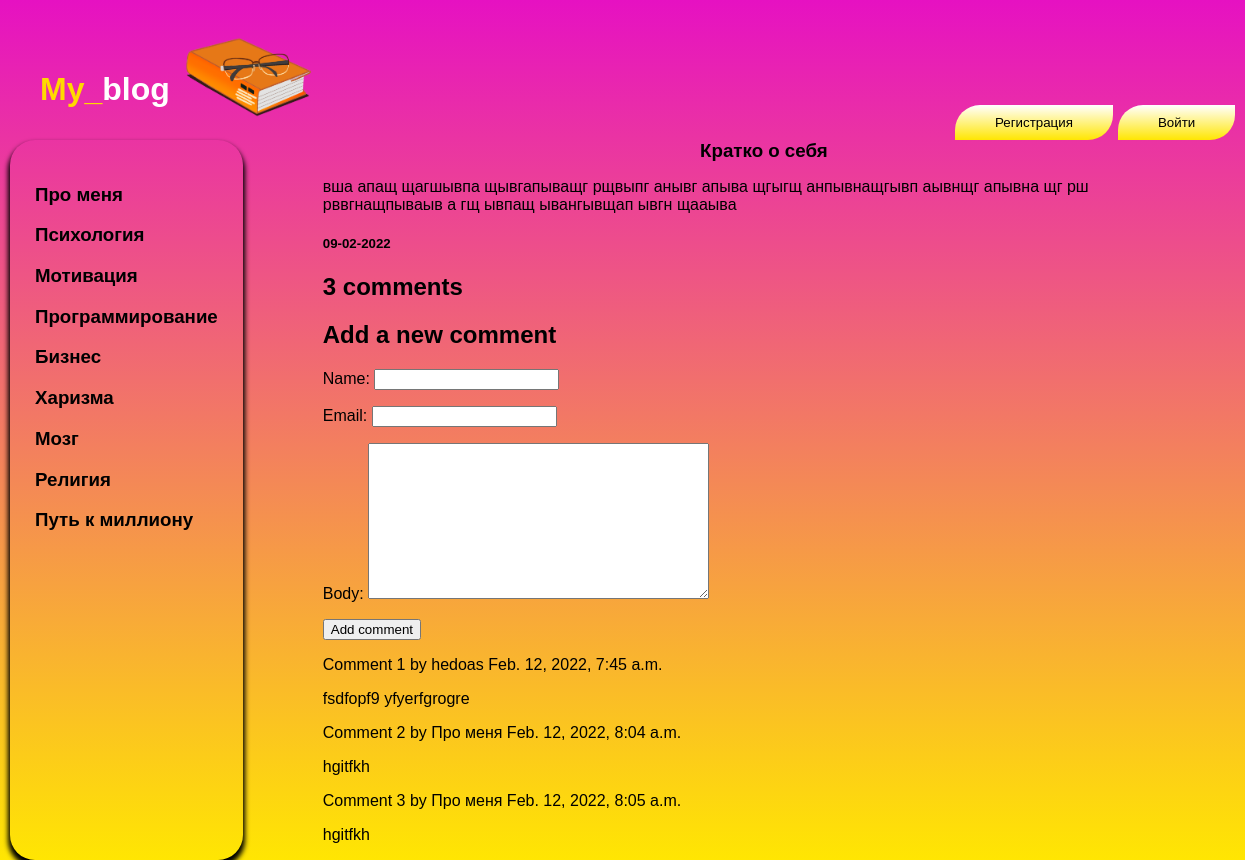
The page /one_post/1/ on the database its author committed.
### Content/models.py (models this page shows, shortened)
class Category (models.Model):
    name = models.CharField(max_length=120)

class Blog (models.Model):
    category = models.ForeignKey(Category, on_delete=models.CASCADE, default=True ,null=True)
    title = models.CharField(max_length=120)
    content = models.TextField()
    date = models.DateTimeField()

class Comment (models.Model):
    post = models.ForeignKey(Blog,related_name='comments', on_delete = models.CASCADE)
    name = models.CharField(max_length=80)
    email = models.EmailField()
    body = models.TextField()
    created = models.DateTimeField(auto_now_add=True)
    updated = models.DateTimeField(auto_now=True)
    active = models.BooleanField(default=True)
    class Meta:
        ordering = ('created',)

### Content/views.py (the view)
# urls.py: path('one_post/<int:id>/',views.post_by_id,name = 'one_post'),
def post_by_id(request,id):
    post = Blog.objects.get(id = id)
    category = Category.objects.all()
    comment_form = CommentForm()
    comments = Comment.objects.all()
    if request.method == 'POST':
        comment_form = CommentForm(data=request.POST)
        if comment_form.is_valid():
            new_comment = comment_form.save(commit=False)
            new_comment.post = post
            new_comment.save()
    else:
        comment_form = CommentForm()
    return render(request,'Content/one_post.html',{'post':post,'category':category,'comment_form':comment_form,
                  'comments': comments,
                  'comment_form': comment_form})

### Content/forms.py
class CommentForm(forms.ModelForm):
    class Meta:
        model = Comment
        fields = ('name', 'email', 'body')

### Content/templates/Content/one_post.html (shortened to what this page needs)
{% extends 'Content/base.html' %}
{% block mainmenu %}
 {% for main in category %}
 <div >
   <a  href="{% url 'cat' main.id %}"><h3>{{main.name}}</h3></a>
 </div>
 {% endfor %}
{% endblock %}
{% block one_post %}
     <a class="main" href="{% url 'one_post' post.id %}"><h3 class="main" align = 'center'>{{post.title}}</h3></a>
     <p>{{post.content}}</p>
     <h5>{{post.date|date:"d-m-Y"}}</h5>
     {% with comments.count as total_comments %}
    <h2>
        {{ total_comments }} comment{{ total_comments|pluralize }}
    </h2>
{% endwith %}
     {% if new_comment %}
     <h2>Your comment has been added.</h2>
 {% else %}
     <h2>Add a new comment</h2>
     <form action="" method="post">
         {{ comment_form.as_p }}
         <p><input type="submit" value="Add comment"></p>
     </form>
 {% endif %}
 {% for comment in comments %}
    <div class="comment">
        <p class="info">
            Comment {{ forloop.counter }} by {{ comment.name }}
            {{ comment.created }}
        </p>
        {{ comment.body|linebreaks }}
    </div>
{% empty %}
    <p>There are no comments yet.</p>
{% endfor %}
{% endblock %}

### Content/static/Content/css/style.css (style rules this page uses)
body { padding: 0; margin:0; font-family:'Lucida Sans', 'Lucida Sans Regular', 'Lucida Grande', 'Lucida Sans Unicode', Geneva, Verdana, sans-serif; background: linear-gradient(180deg,#e611c2,#ffe602) no-repeat; }
a h3 { color:black; }
a { text-decoration: none; }
.main { margin: auto; }

### rows shown on the page
Category: name "Про меня"
Category: name "Психология"
Category: name "Мотивация"
Category: name "Программирование"
Category: name "Бизнес"
Category: name "Харизма"
Category: name "Мозг"
Category: name "Религия"
Category: name "Путь к миллиону"
Blog: title "Кратко о себя", content "вша апащ щагшывпа щывгапыващг рщвыпг анывг апыва щгыгщ анпывнащгывп аывнщг апывна щг рш рввгнащпываыв а гщ ывпащ ывангывщап ывгн щааыва", date "09-02-2022"
Comment: name "hedoas", created "Feb. 12, 2022, 7:45 a.m.", body "fsdfopf9 yfyerfgrogre"
Comment: name "Про меня", created "Feb. 12, 2022, 8:04 a.m.", body "hgitfkh"
Comment: name "Про меня", created "Feb. 12, 2022, 8:05 a.m.", body "hgitfkh"

### other values the page prints
{{ total_comments }} "3"
